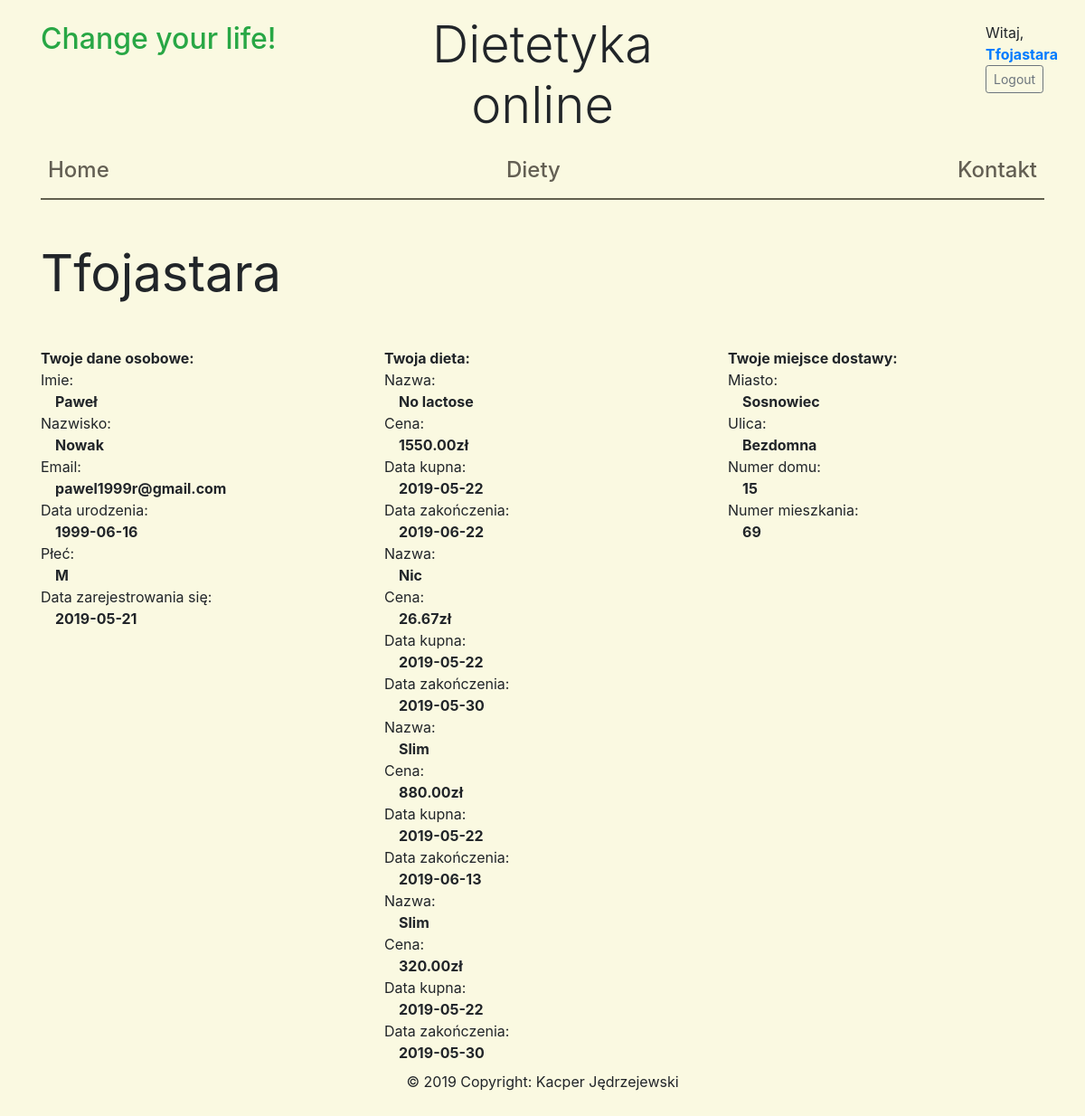
Before: /profil.php (signed in) with the older database file.
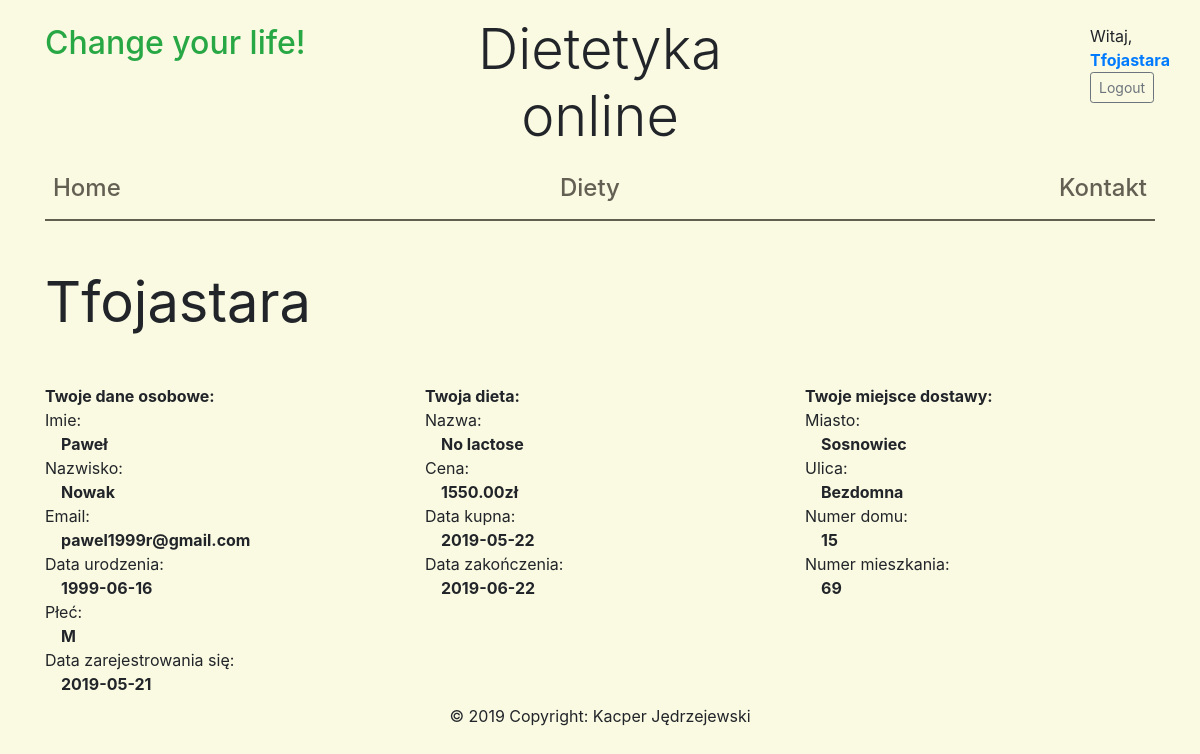
After: the same page with the newer database file.
### tables this page shows
CREATE TABLE IF NOT EXISTS `uzytkownicy` (
  `id_uzytkownika` INT NOT NULL AUTO_INCREMENT,
  `imie` VARCHAR(45) NOT NULL,
  `nazwisko` VARCHAR(45) NOT NULL,
  `email` VARCHAR(45) NOT NULL,
  `miasto` VARCHAR(45) NOT NULL,
  `ulica` VARCHAR(45) NOT NULL,
  `nr_domu` VARCHAR(45) NOT NULL,
  `nr_mieszkania` VARCHAR(45) NULL,
  `data_urodzenia` DATE NOT NULL,
  `plec` ENUM('M', "K") NOT NULL,
  `login` VARCHAR(45) NOT NULL,
  `password` VARCHAR(45) NOT NULL,
  `pracownik` INT(1) NOT NULL,
  `data_zarejestrowania` DATE NOT NULL,
  PRIMARY KEY (`id_uzytkownika`));

CREATE TABLE IF NOT EXISTS `zamowienia` (
  `id_zamowienia` INT NOT NULL AUTO_INCREMENT,
  `id_user` INT NOT NULL,
  `id_diety` INT NOT NULL,
  `czas_kupna` DATE NOT NULL,
  `czas_zakonczenia` DATE NOT NULL,
  `czas_ostatniej_wysylki` DATE NOT NULL,
  PRIMARY KEY (`id_zamowienia`),
  CONSTRAINT `fk_zamowienia_uzytkownicy1`
    FOREIGN KEY (`id_user`)
    REFERENCES `uzytkownicy` (`id_uzytkownika`)
    ON DELETE NO ACTION
    ON UPDATE NO ACTION,
  CONSTRAINT `fk_zamowienia_dieta1`
    FOREIGN KEY (`id_diety`)
    REFERENCES `diety` (`id_diety`)
    ON DELETE NO ACTION
    ON UPDATE NO ACTION);

CREATE TABLE IF NOT EXISTS `diety` (
  `id_diety` INT NOT NULL AUTO_INCREMENT,
  `nazwa` VARCHAR(45) NOT NULL,
  `cena` INT NOT NULL,
  `opis` VARCHAR(512) NOT NULL,
  `kalorycznosc` INT NOT NULL,
  PRIMARY KEY (`id_diety`));

### profil.php (the view, shortened to what this page needs)
<?php include 'header.php' ?>
<div class='row'>
  <div class='col-3 py-5 display-4'><b>
    <?php echo $_SESSION['login']; ?>
  </b></div>
</div>
<div class="row">
  <div class="col-sm-12 col-md-4">
    <b>Twoje dane osobowe:</b>
    <ul class="list-group">
    <?php
    include 'config.php';
    $connect = new PDO($servername, $username, $password, $options);
    $login = $_SESSION['login'];
    $sql = sprintf("SELECT * FROM uzytkownicy WHERE login = '$login'");
    $statement = $connect->prepare($sql);
    $statement->execute();
    $result = $statement->fetchAll();
    foreach($result as $row){
      echo "<li class='list-group item'>Imie: <span class='bold pl-3'>".$row['imie']."</span></li>";
      echo "<li class='list-group item'>Nazwisko: <span class='bold pl-3'>".$row['nazwisko']."</span></li>";
      echo "<li class='list-group item'>Email: <span class='bold pl-3'>".$row['email']."</span></li>";
      echo "<li class='list-group item'>Data urodzenia: <span class='bold pl-3'>".$row['data_urodzenia']."</span></li>";
      echo "<li class='list-group item'>Płeć: <span class='bold pl-3'>".$row['plec']."</span></li>";
      echo "<li class='list-group item'>Data zarejestrowania się: <span class='bold pl-3'>".$row['data_zarejestrowania']."</span></li>";
    }
    ?>
    </ul>
  </div>
  <div class="col-sm-12 col-md-4 ">
    <b>Twoja dieta: </b>
    <?php
      $today = date("Y-m-s");
      $sql = sprintf("select nazwa, round(cena/30*(datediff(czas_zakonczenia,czas_kupna)),2) as cena, czas_kupna, czas_zakonczenia
      from zamowienia natural join diety
      where id_user = (select id_uzytkownika from uzytkownicy where login = '$login')
        and czas_zakonczenia >= '$today';");
      $statement = $connect->prepare($sql);
      $statement->execute();
      $result = $statement->fetchAll();
      if($result){
        echo '<ul class="list-group">';
        foreach($result as $row){
          echo "<li class='list-group item'>Nazwa: <span class='bold pl-3'>".$row['nazwa']."</span></li>";
          echo "<li class='list-group item'>Cena: <span class='bold pl-3'>".$row['cena']."zł</span></li>";
          echo "<li class='list-group item'>Data kupna: <span class='bold pl-3'>".$row['czas_kupna']."</span></li>";
          echo "<li class='list-group item'>Data zakończenia: <span class='bold pl-3'>".$row['czas_zakonczenia']."</span></li>";
        }
        echo '</ul>';
      }
    ?>
  </div>
  <div class="col-sm-12 col-md-4">
    <b>Twoje miejsce dostawy:</b>
    <ul class="list-group">
    <?php
      $sql = sprintf("SELECT * FROM uzytkownicy WHERE login = '$login'");
      $statement = $connect->prepare($sql);
      $statement->execute();
      $result = $statement->fetchAll();
      foreach($result as $row){
        echo "<li class='list-group item'>Miasto: <span class='bold pl-3'>".$row['miasto']."</span></li>";
        echo "<li class='list-group item'>Ulica: <span class='bold pl-3'>".$row['ulica']."</span></li>";
        echo "<li class='list-group item'>Numer domu: <span class='bold pl-3'>".$row['nr_domu']."</span></li>";
        echo "<li class='list-group item'>Numer mieszkania: <span class='bold pl-3'>".$row['nr_mieszkania']."</span></li>";
      }
    ?>
    </ul>
  </div>
</div>
<?php include 'footer.php' ?>

Changed rows visible on the page:
removed zamowienia: id_diety.nazwa "Nic", cena "26.67", czas_kupna "2019-05-22", czas_zakonczenia "2019-05-30"
removed zamowienia: id_diety.nazwa "Slim", cena "880.00", czas_kupna "2019-05-22", czas_zakonczenia "2019-06-13"
removed zamowienia: id_diety.nazwa "Slim", cena "320.00", czas_kupna "2019-05-22", czas_zakonczenia "2019-05-30"
